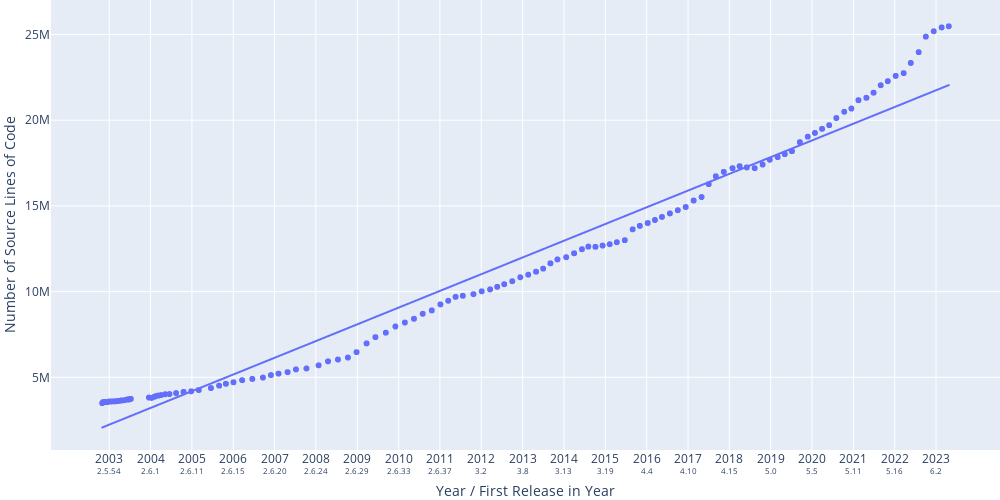

The code cell stored with this chart in its notebook:
### Code cell
# source lines of code

fig = px.scatter(
    df_kconfig,
    x='committer_date',
    y='source_lines_of_code',
    trendline='ols',
    labels=committer_date_labels({'source_lines_of_code': 'Number of Source Lines of Code'}),
    hover_data=['revision']
)

committer_date_x_axis(fig)
estimate_trend(fig, 'SLOC')
show(fig, 'sloc')

### Figure 1 — Plotly figure (JSON) as saved in the notebook; plotly's stock layout.template omitted (floating-point values rounded to 4 significant figures; data arrays with more than 128 entries replaced by an {"elided": "..."} marker saying what was removed)
{"data": [{"customdata": {"elided": "6292x1 str values"}, "hovertemplate": "Year / First Release in Year=%{x}<br>Number of Source Lines of Code=%{y}<br>revision=%{customdata[0]}<extra></extra>", "legendgroup": "", "marker": {"color": "#636efa", "symbol": "circle"}, "mode": "markers", "name": "", "showlegend": false, "type": "scattergl", "x": {"elided": "6292 str values"}, "xaxis": "x", "y": {"elided": "6292 int values"}, "yaxis": "y"}, {"hovertemplate": "<b>OLS trendline</b><br>source_lines_of_code = 0.0309085 * committer_date + -2.99483e+07<br>R<sup>2</sup>=0.967194<br><br>Year / First Release in Year=%{x}<br>Number of Source Lines of Code=%{y} <b>(trend)</b><extra></extra>", "legendgroup": "", "marker": {"color": "#636efa", "symbol": "circle"}, "mode": "lines", "name": "", "showlegend": false, "type": "scattergl", "x": {"elided": "6292 str values"}, "xaxis": "x", "y": {"elided": "6292 float values"}, "yaxis": "y"}], "layout": {"height": 500, "legend": {"tracegroupgap": 0}, "margin": {"b": 0, "l": 0, "r": 0, "t": 0}, "width": 1000, "xaxis": {"anchor": "y", "domain": [0, 1], "ticktext": ["2003<br><sup>2.5.54</sup>", "2004<br><sup>2.6.1</sup>", "2005<br><sup>2.6.11</sup>", "2006<br><sup>2.6.15</sup>", "2007<br><sup>2.6.20</sup>", "2008<br><sup>2.6.24</sup>", "2009<br><sup>2.6.29</sup>", "2010<br><sup>2.6.33</sup>", "2011<br><sup>2.6.37</sup>", "2012<br><sup>3.2</sup>", "2013<br><sup>3.8</sup>", "2014<br><sup>3.13</sup>", "2015<br><sup>3.19</sup>", "2016<br><sup>4.4</sup>", "2017<br><sup>4.10</sup>", "2018<br><sup>4.15</sup>", "2019<br><sup>5.0</sup>", "2020<br><sup>5.5</sup>", "2021<br><sup>5.11</sup>", "2022<br><sup>5.16</sup>", "2023<br><sup>6.2</sup>"], "tickvals": ["2003", "2004", "2005", "2006", "2007", "2008", "2009", "2010", "2011", "2012", "2013", "2014", "2015", "2016", "2017", "2018", "2019", "2020", "2021", "2022", "2023"], "title": {"text": "Year / First Release in Year"}}, "yaxis": {"anchor": "x", "domain": [0, 1], "title": {"text": "Number of Source Lines of Code"}}}}
